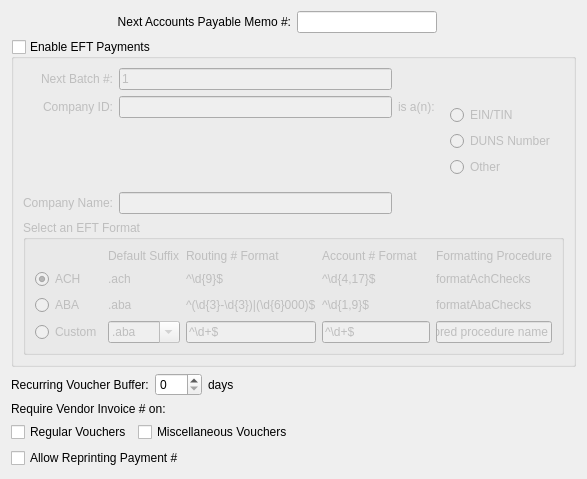
     <widget class="QWidget" name="tab">
      <attribute name="title">
       <string>Accounts Payable</string>
      </attribute>
      <layout class="QGridLayout" name="gridLayout_9">
       <item row="0" column="0">
        <layout class="QVBoxLayout" name="verticalLayout_2">
         <item>
          <layout class="QGridLayout" name="gridLayout_8">
           <item row="0" column="0">
            <widget class="QLabel" name="_nextAPMemoNumberLit">
             <property name="text">
              <string>Next Accounts Payable Memo #:</string>
             </property>
             <property name="alignment">
              <set>Qt::AlignRight|Qt::AlignTrailing|Qt::AlignVCenter</set>
             </property>
             <property name="buddy">
              <cstring>_nextAPMemoNumber</cstring>
             </property>
            </widget>
           </item>
           <item row="0" column="1">
            <layout class="QHBoxLayout">
             <property name="spacing">
              <number>0</number>
             </property>
             <item>
              <widget class="XLineEdit" name="_nextAPMemoNumber"/>
             </item>
             <item>
              <spacer>
               <property name="orientation">
                <enum>Qt::Horizontal</enum>
               </property>
               <property name="sizeType">
                <enum>QSizePolicy::Expanding</enum>
               </property>
               <property name="sizeHint" stdset="0">
                <size>
                 <width>20</width>
                 <height>20</height>
                </size>
               </property>
              </spacer>
             </item>
            </layout>
           </item>
           <item row="1" column="0" colspan="2">
            <layout class="QHBoxLayout">
             <item>
              <widget class="QGroupBox" name="_achGroup">
               <property name="title">
                <string>Enable EFT Payments</string>
               </property>
               <property name="checkable">
                <bool>true</bool>
               </property>
               <property name="checked">
                <bool>false</bool>
               </property>
               <layout class="QGridLayout">
                <item row="0" column="0">
                 <widget class="QLabel" name="_nextBatchNumberLit">
                  <property name="text">
                   <string>Next Batch #:</string>
                  </property>
                  <property name="alignment">
                   <set>Qt::AlignRight|Qt::AlignTrailing|Qt::AlignVCenter</set>
                  </property>
                  <property name="buddy">
                   <cstring>_nextACHBatchNumber</cstring>
                  </property>
                 </widget>
                </item>
                <item row="0" column="1">
                 <widget class="XLineEdit" name="_nextACHBatchNumber">
                  <property name="sizePolicy">
                   <sizepolicy hsizetype="Preferred" vsizetype="Fixed">
                    <horstretch>0</horstretch>
                    <verstretch>0</verstretch>
                   </sizepolicy>
                  </property>
                  <property name="text">
                   <string>1</string>
                  </property>
                 </widget>
                </item>
                <item row="1" column="0">
                 <widget class="QLabel" name="_companyIdLit">
                  <property name="text">
                   <string>Company ID:</string>
                  </property>
                  <property name="alignment">
                   <set>Qt::AlignRight|Qt::AlignTrailing|Qt::AlignVCenter</set>
                  </property>
                  <property name="buddy">
                   <cstring>_companyId</cstring>
                  </property>
                 </widget>
                </item>
                <item row="4" column="0">
                 <widget class="QLabel" name="_companyNameLit">
                  <property name="text">
                   <string>Company Name:</string>
                  </property>
                  <property name="alignment">
                   <set>Qt::AlignRight|Qt::AlignTrailing|Qt::AlignVCenter</set>
                  </property>
                  <property name="buddy">
                   <cstring>_companyName</cstring>
                  </property>
                 </widget>
                </item>
                <item row="1" column="1">
                 <widget class="XLineEdit" name="_companyId">
                  <property name="text">
                   <string/>
                  </property>
                  <property name="defaultText">
                   <string/>
                  </property>
                 </widget>
                </item>
                <item row="4" column="1">
                 <widget class="XLineEdit" name="_companyName">
                  <property name="text">
                   <string/>
                  </property>
                  <property name="maxLength">
                   <number>23</number>
                  </property>
                 </widget>
                </item>
                <item row="1" column="2">
                 <widget class="QLabel" name="label">
                  <property name="text">
                   <string>is a(n):</string>
                  </property>
                 </widget>
                </item>
                <item row="1" column="3" rowspan="3">
                  <widget class="QWidget">
                    <layout class="QGridLayout">
                      <item row="0" column="0">
                        <widget class="QRadioButton" name="_companyIdIsEIN">
                          <property name="text">
                            <string>EIN/TIN</string>
                          </property>
                        </widget>
                      </item>
                      <item row="1" column="0">
                        <widget class="QRadioButton" name="_companyIdIsDUNS">
                          <property name="text">
                            <string>DUNS Number</string>
                          </property>
                        </widget>
                      </item>
                      <item row="2" column="0">
                        <widget class="QRadioButton" name="_companyIdIsOther">
                          <property name="text">
                            <string>Other</string>
                          </property>
                        </widget>
                      </item>
                    </layout>
                  </widget>
                </item>
                <item row="6" column="0" colspan="4">
                 <widget class="QGroupBox" name="_eftStyle">
                  <property name="title">
                   <string>Select an EFT Format</string>
                  </property>
                  <layout class="QGridLayout" name="gridLayout_41">
                   <item row="1" column="0">
                    <widget class="QRadioButton" name="_eftAch">
                     <property name="text">
                      <string>ACH</string>
                     </property>
                     <property name="checked">
                      <bool>true</bool>
                     </property>
                    </widget>
                   </item>
                   <item row="2" column="0">
                    <widget class="QRadioButton" name="_eftAba">
                     <property name="text">
                      <string>ABA</string>
                     </property>
                    </widget>
                   </item>
                   <item row="3" column="0">
                    <widget class="QRadioButton" name="_eftCustom">
                     <property name="text">
                      <string>Custom</string>
                     </property>
                    </widget>
                   </item>
                   <item row="1" column="1">
                    <widget class="XLabel" name="_eftAchSuffix">
                     <property name="text">
                      <string>.ach</string>
                     </property>
                    </widget>
                   </item>
                   <item row="2" column="1">
                    <widget class="XLabel" name="_eftAbaSuffix">
                     <property name="text">
                      <string>.aba</string>
                     </property>
                    </widget>
                   </item>
                   <item row="0" column="1">
                    <widget class="QLabel" name="_eftSuffixLit">
                     <property name="text">
                      <string>Default Suffix</string>
                     </property>
                    </widget>
                   </item>
                   <item row="3" column="1">
                    <widget class="XComboBox" name="_eftCustomSuffix">
                     <property name="enabled">
                      <bool>false</bool>
                     </property>
                     <property name="editable">
                      <bool>true</bool>
                     </property>
                     <item>
                      <property name="text">
                       <string>.aba</string>
                      </property>
                     </item>
                     <item>
                      <property name="text">
                       <string>.ach</string>
                      </property>
                     </item>
                     <item>
                      <property name="text">
                       <string>.dat</string>
                      </property>
                     </item>
                     <item>
                      <property name="text">
                       <string>.txt</string>
                      </property>
                     </item>
                    </widget>
                   </item>
                   <item row="3" column="2">
                    <widget class="XLineEdit" name="_eftCustomRoutingRegex">
                     <property name="enabled">
                      <bool>false</bool>
                     </property>
                     <property name="text">
                      <string>^\d+$</string>
                     </property>
                    </widget>
                   </item>
                   <item row="2" column="2">
                    <widget class="XLabel" name="_eftAbaRoutingRegex">
                     <property name="text">
                      <string>^(\d{3}-\d{3})|(\d{6}000)$</string>
                     </property>
                    </widget>
                   </item>
                   <item row="1" column="2">
                    <widget class="XLabel" name="_eftAchRoutingRegex">
                     <property name="text">
                      <string>^\d{9}$</string>
                     </property>
                    </widget>
                   </item>
                   <item row="0" column="2">
                    <widget class="XLabel" name="_eftRoutingRegexLit">
                     <property name="text">
                      <string>Routing # Format</string>
                     </property>
                    </widget>
                   </item>
                   <item row="0" column="4">
                    <widget class="XLabel" name="_eftFunctionLit">
                     <property name="text">
                      <string>Formatting Procedure</string>
                     </property>
                    </widget>
                   </item>
                   <item row="1" column="4">
                    <widget class="XLabel" name="_eftAchFunction">
                     <property name="text">
                      <string>formatAchChecks</string>
                     </property>
                    </widget>
                   </item>
                   <item row="2" column="4">
                    <widget class="XLabel" name="_eftAbaFunction">
                     <property name="text">
                      <string>formatAbaChecks</string>
                     </property>
                    </widget>
                   </item>
                   <item row="3" column="4">
                    <widget class="XLineEdit" name="_eftCustomFunction">
                     <property name="enabled">
                      <bool>false</bool>
                     </property>
                     <property name="text">
                      <string>stored procedure name</string>
                     </property>
                    </widget>
                   </item>
                   <item row="0" column="3">
                    <widget class="XLabel" name="_eftAccountRegexLit">
                     <property name="text">
                      <string>Account # Format</string>
                     </property>
                    </widget>
                   </item>
                   <item row="1" column="3">
                    <widget class="XLabel" name="_eftAchAccountRegex">
                     <property name="text">
                      <string>^\d{4,17}$</string>
                     </property>
                    </widget>
                   </item>
                   <item row="2" column="3">
                    <widget class="XLabel" name="_eftAbaAccountRegex">
                     <property name="text">
                      <string>^\d{1,9}$</string>
                     </property>
                    </widget>
                   </item>
                   <item row="3" column="3">
                    <widget class="XLineEdit" name="_eftCustomAccountRegex">
                     <property name="text">
                      <string>^\d+$</string>
                     </property>
                    </widget>
                   </item>
                  </layout>
                 </widget>
                </item>
               </layout>
              </widget>
             </item>
             <item>
              <spacer>
               <property name="orientation">
                <enum>Qt::Horizontal</enum>
               </property>
               <property name="sizeHint" stdset="0">
                <size>
                 <width>0</width>
                 <height>20</height>
                </size>
               </property>
              </spacer>
             </item>
            </layout>
           </item>
           <item row="3" column="0" colspan="2">
            <layout class="QHBoxLayout" name="horizontalLayout_3">
             <item>
              <layout class="QGridLayout" name="gridLayout_7">
               <item row="0" column="0" colspan="2">
                <widget class="QLabel" name="_reqInvoiceLit">
                 <property name="text">
                  <string>Require Vendor Invoice # on:</string>
                 </property>
                </widget>
               </item>
               <item row="1" column="0">
                <widget class="QCheckBox" name="_reqInvoiceReg">
                 <property name="text">
                  <string>Regular Vouchers</string>
                 </property>
                </widget>
               </item>
               <item row="1" column="1">
                <widget class="QCheckBox" name="_reqInvoiceMisc">
                 <property name="text">
                  <string>Miscellaneous Vouchers</string>
                 </property>
                </widget>
               </item>
              </layout>
             </item>
             <item>
              <spacer name="horizontalSpacer_3">
               <property name="orientation">
                <enum>Qt::Horizontal</enum>
               </property>
               <property name="sizeHint" stdset="0">
                <size>
                 <width>40</width>
                 <height>20</height>
                </size>
               </property>
              </spacer>
             </item>
            </layout>
           </item>
           <item row="2" column="0">
            <layout class="QHBoxLayout" name="_4">
             <item>
              <widget class="QLabel" name="_recurringVoucherBufferLit">
               <property name="text">
                <string>Recurring Voucher Buffer:</string>
               </property>
               <property name="buddy">
                <cstring>_recurringVoucherBuffer</cstring>
               </property>
              </widget>
             </item>
             <item>
              <widget class="QSpinBox" name="_recurringVoucherBuffer">
               <property name="maximum">
                <number>999</number>
               </property>
              </widget>
             </item>
             <item>
              <widget class="QLabel" name="_recurringVoucherBufferDaysLit">
               <property name="sizePolicy">
                <sizepolicy hsizetype="Expanding" vsizetype="Preferred">
                 <horstretch>0</horstretch>
                 <verstretch>0</verstretch>
                </sizepolicy>
               </property>
               <property name="text">
                <string>days</string>
               </property>
              </widget>
             </item>
            </layout>
           </item>
           <item row="4" column="0">
            <widget class="QCheckBox" name="_reprint">
             <property name="text">
              <string>Allow Reprinting Payment #</string>
             </property>
            </widget>
           </item>
          </layout>
         </item>
         <item>
          <spacer>
           <property name="orientation">
            <enum>Qt::Vertical</enum>
           </property>
           <property name="sizeType">
            <enum>QSizePolicy::Expanding</enum>
           </property>
           <property name="sizeHint" stdset="0">
            <size>
             <width>40</width>
             <height>0</height>
            </size>
           </property>
          </spacer>
         </item>
        </layout>
       </item>
      </layout>
     </widget>
